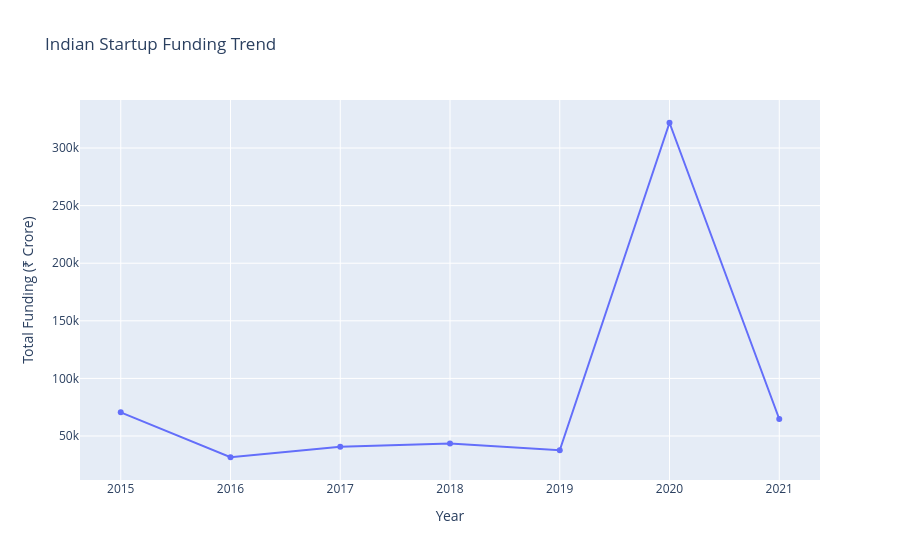

Write notebook code for a chart like this one.
### Code cell
fig = px.line(
    yearly_funding,
    x="year",
    y="total_funding",
    markers=True,
    title="Indian Startup Funding Trend"
)

fig.update_layout(
    xaxis_title="Year",
    yaxis_title="Total Funding (₹ Crore)",
    hovermode="x unified"
)

fig.show()

### Figure 1 — Plotly figure (JSON) as saved in the notebook; plotly's stock layout.template omitted (floating-point values rounded to 4 significant figures)
{"data": [{"hovertemplate": "year=%{x}<br>total_funding=%{y}<extra></extra>", "legendgroup": "", "line": {"color": "#636efa", "dash": "solid"}, "marker": {"symbol": "circle"}, "mode": "lines+markers", "name": "", "orientation": "v", "showlegend": false, "type": "scatter", "x": [2015, 2016, 2017, 2018, 2019, 2020, 2021], "xaxis": "x", "y": [70530.0, 31550.0, 40670.0, 43470.0, 37610.0, 322000.0, 64760.0], "yaxis": "y"}], "layout": {"hovermode": "x unified", "legend": {"tracegroupgap": 0}, "title": {"text": "Indian Startup Funding Trend"}, "xaxis": {"anchor": "y", "domain": [0, 1], "title": {"text": "Year"}}, "yaxis": {"anchor": "x", "domain": [0, 1], "title": {"text": "Total Funding (₹ Crore)"}}}}
